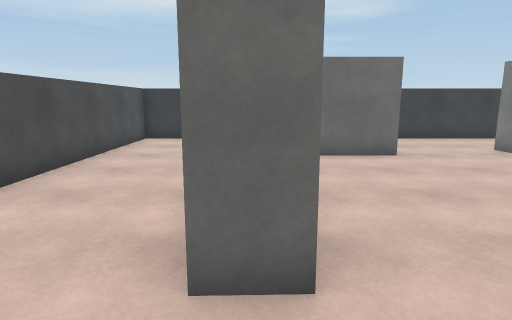
[1] (above)

16 first-person views from a walk through a Unity game level. The camera is 1.5 m above the floor, tilts 10° down and sees 75° across. The floor is counted in squares, 1 m on a side. Each view is taken from the middle of a square. On the plan, view 1 faces up. The plan holds only what a view shows up to about 15 squares ahead; the rest is blank. The player is left out. Surface patterns are stand-ins for the level's own textures.

[2]
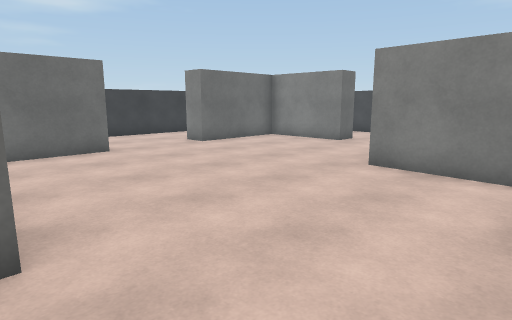

[3]
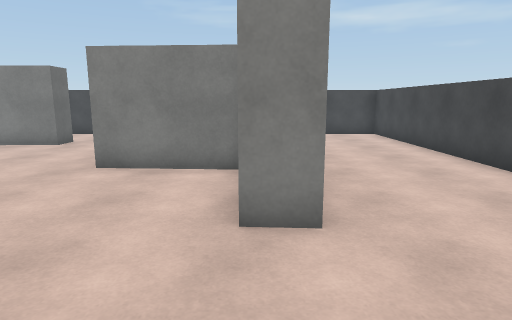

[4]
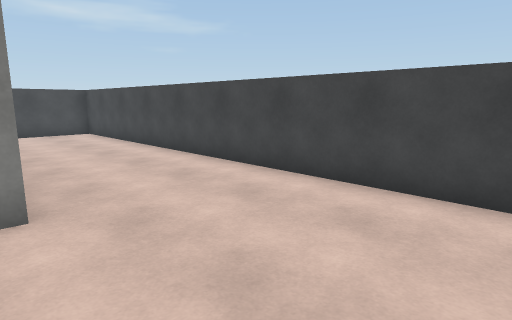

[5]
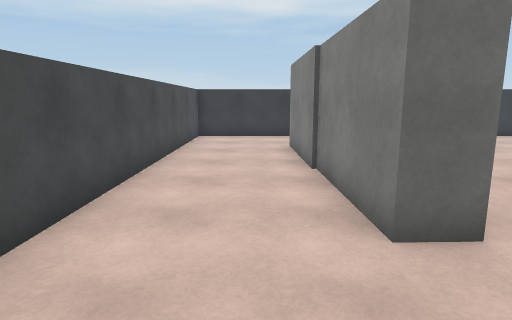

[6]
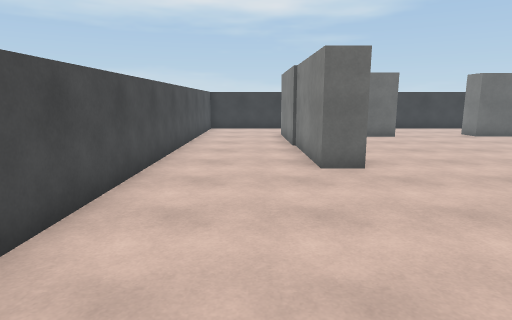

[7]
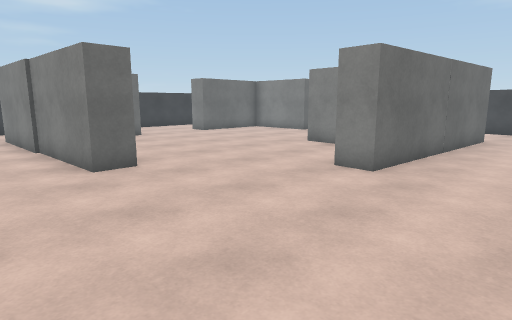

[8]
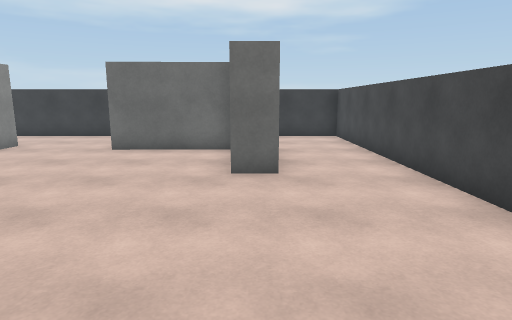

[9]
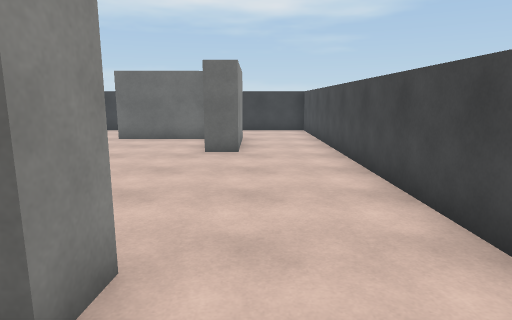

[10]
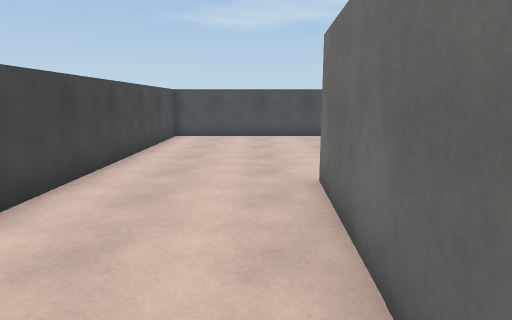

[11]
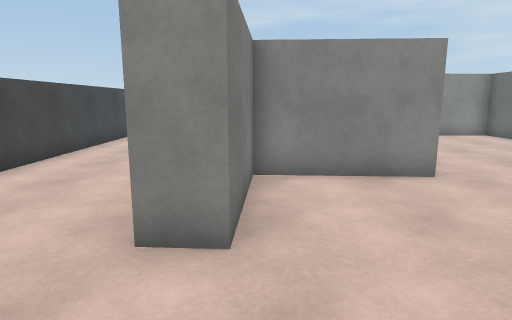

[12]
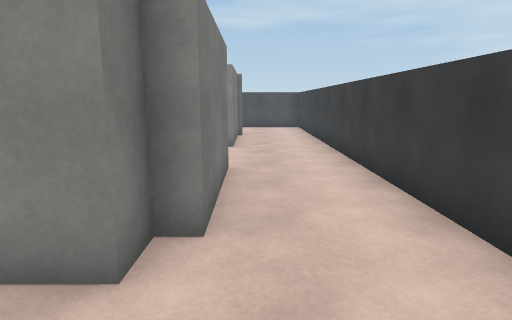

[13]
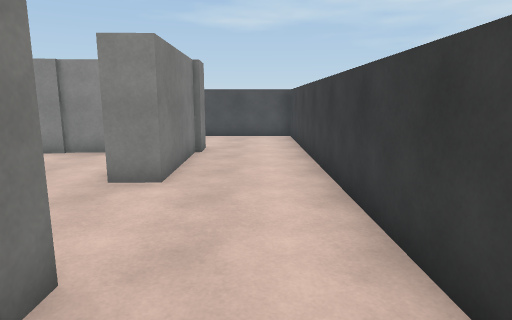

[14]
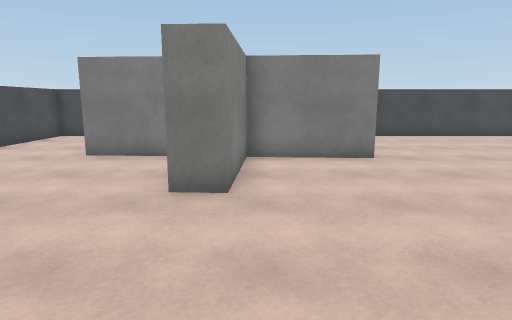

[15]
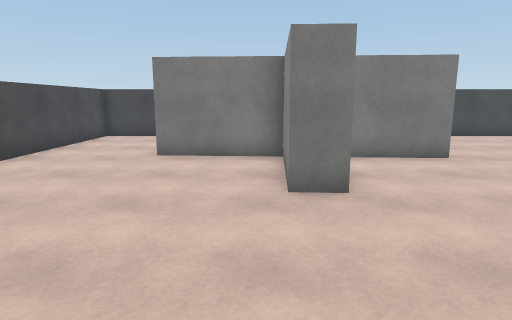

[16]
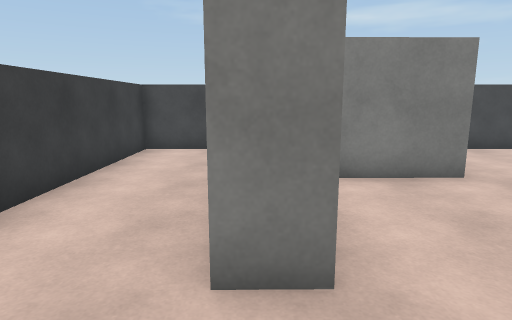

### Floor plan
Points are (right, up) in squares from view 1. A wall is a line through its corners. A room is listed if a view was taken in it or the views show most of it. See-through windows are left out.
Room 1 (views 1, 2, 3, 4, 5, 6, 7, 8, 9, 10, 11, 12, 13, 14, 15, 16)
walls: (7.5, 2.7) (8.5, 2.6) (8.3, -1.1) (11.8, -1.3) (11.7, -2.3) (3.8, -1.8) (3.8, -0.8) (7.3, -1) (7.5, 2.7); (0.5, 2.4) (-0.5, 2.4) (-0.7, 10.3) (3.9, 10.3) (3.9, 9.2) (0.2, 9.2) (0.3, 5.8); (12.5, 5.9) (11.5, 5.9) (11.5, 9.3) (7.5, 9.3) (7.5, 10.4) (11.5, 10.4) (11.5, 9.9) (12.4, 9.9) (12.3, 8.1); (15.5, -6.5) (15.5, 13.5) (-4.5, 13.5) (-4.5, -6.5) (15.5, -6.5)

Positions as (right, up) in squares from view 1, and headings:
1: (0, 0), facing up
2: (0, -1), facing up-right
3: (0, -1), facing right
4: (-1, -1), facing down-right
5: (-2, -1), facing up
6: (-2, -5), facing up
7: (-3, -5), facing up-right
8: (12, -1), facing up
9: (13, -4), facing up
10: (10, -3), facing left
11: (15, -1), facing left
12: (15, 11), facing left
13: (10, 12), facing left
14: (7, 8), facing down
15: (9, 8), facing down
16: (5, 10), facing right
